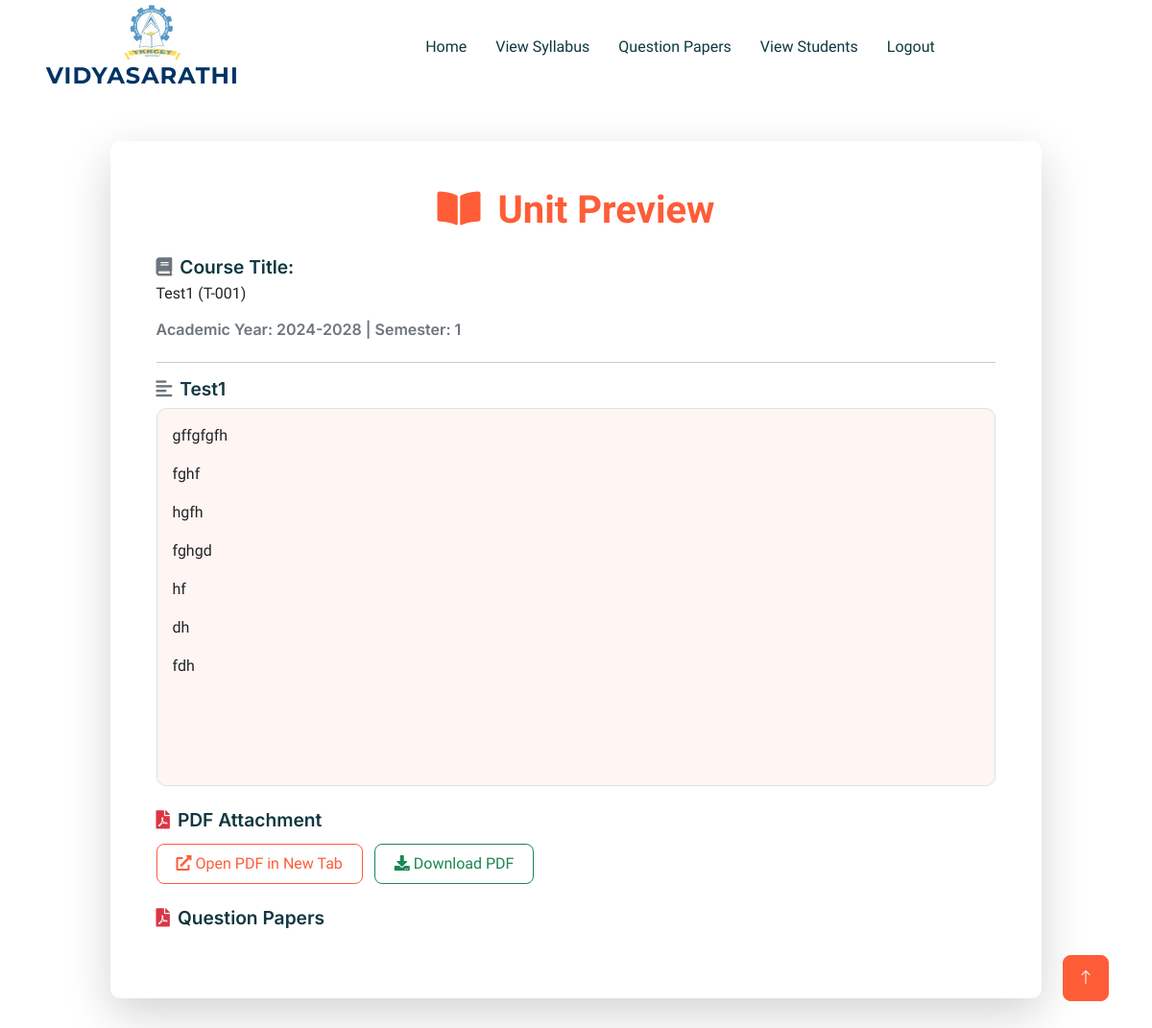
/preview_unit_student/42/ (signed in), run on the app's committed database.
### app/models.py (models this page shows, shortened)
class upload_units(models.Model):
    course_id = models.ForeignKey(Course, on_delete=models.CASCADE)
    content = RichTextField(null=True, blank=True)
    pdf = models.FileField(upload_to='pdf_files', validators=[FileExtensionValidator(allowed_extensions=['pdf'])],null=True)
    class Meta:
        db_table = 'upload_units'

class Course(models.Model):
    uploaded_by = models.ForeignKey(User, on_delete=models.SET_NULL, null=True)
    title = models.CharField(max_length=200, verbose_name="Course Title")
    title_code = models.CharField(max_length=20, verbose_name="Course Code")
    created_at = models.DateTimeField(auto_now_add=True)
    updated_at = models.DateTimeField(auto_now=True)
    academic_year = models.CharField(max_length=10, null=True)
    semester = models.CharField(max_length=10, null=True)
    unit = models.IntegerField(null=True)
    unit_title = models.CharField(max_length=20, null=True)
    description = models.TextField(null=True)
    resources = models.CharField(max_length=50, null=True)
    subject = models.CharField(max_length=50, null=True)
    class Meta:
        ordering = ['title_code']
        verbose_name = "Course"
        verbose_name_plural = "Courses"
        db_table = 'Course'

### app/views.py (the view)
# urls.py: path('preview_unit_student/<str:unit_id>/',preview_unit_student,name='preview_unit_student'),
@login_required(login_url='faculty_log')
def preview_unit_student(request, unit_id):
    login = request.session.get('login')
    try:
        unit = get_object_or_404(upload_units, course_id=unit_id)
    except Http404:
        return render(request, 'not_found.html')
    get_pdfs = previous_question_papers.objects.filter(question_paper_subject=unit_id)
    pdf_url = unit.pdf.url if unit.pdf else None
    print('fdssddf',pdf_url)
    return render(request, 'preview_unit_student.html', {'unit': unit, 'pdf_url':pdf_url, 'login':login, 'get_pdfs':get_pdfs})

### templates/preview_unit_student.html (shortened to what this page needs)
{% extends 'dashboard.html' %}
{% load static %}
{% block main %}
<div class="container py-5" style="background-color: white;">
    <div class="row justify-content-center">
        <div class="col-lg-10 col-md-12 col-sm-12">
            <div class="card shadow-lg border-0">
                <div class="card-body p-5">
                    <h2 class="card-title mb-4 text-center text-primary">
                        <i class="fas fa-book-open me-2"></i> Unit Preview
                    </h2>
                    <div class="mb-4">
                        <h5 class="text-dark mb-1"><i class="fas fa-book text-secondary me-2"></i>Course Title:</h5>
                        <p class="mb-0">{{ unit.course_id.title }} ({{ unit.course_id.title_code }})</p>
                        <h6 class="mt-3 text-muted">Academic Year: {{ unit.course_id.academic_year }} | Semester: {{ unit.course_id.semester }}</h6>
                    </div>
                    <hr>
                    {% if unit.content %}
                        <div class="mb-4">
                            <h5 class="text-dark"><i class="fas fa-align-left text-secondary me-2"></i>{{ unit.course_id.unit_title }}</h5>
                            <div class="border rounded p-3 bg-light" style="min-height: 200px;">
                                {{ unit.content|safe }}
                            </div>
                        </div>
                    {% endif %}
                    {% if unit.pdf %}
                        <div class="mb-4">
                            <h5 class="text-dark"><i class="fas fa-file-pdf text-danger me-2"></i>PDF Attachment</h5>
                            <div class="mt-2">
                                <a href="{{ pdf_url }}" target="_blank" class="btn btn-outline-primary btn-sm">
                                    <i class="fas fa-external-link-alt me-1"></i>Open PDF in New Tab
                                </a>
                                <a href="{{ pdf_url }}" download class="btn btn-outline-success btn-sm ms-2">
                                    <i class="fas fa-download me-1"></i>Download PDF
                                </a>
                            </div>
                        </div>
                    {% endif %}
                    <div class="mb-4">
                        <h5 class="text-dark"><i class="fas fa-file-pdf text-danger me-2"></i>Question Papers</h5>
                    </div>
                </div>
            </div>
        </div>
    </div>
</div>
{% endblock %}

### static/css/style.css (style rules this page uses)
:root { --primary: #FE5D37; --light: #FFF5F3; --dark: #103741; }
.btn { font-weight: 500; transition: .5s; }
h1, h2, h3, h4, .h1, .h2, .h3, .h4, .display-1, .display-2, .display-3, .display-4, .display-5, .display-6 { font-family: 'Lobster Two', cursive; font-weight: 700; }
h5, h6, .h5, .h6 { font-weight: 600; }

### templates/preview_unit_student.html (style rules this page uses)
.container { max-width: 1200px; margin: 0 auto; padding-left: 15px; padding-right: 15px; }
.card-body { padding: 30px; border-radius: 12px; }
h2.card-title { font-size: 2rem; font-weight: 600; }
h5 { font-size: 1.2rem; }
h6 { font-size: 1rem; }
p { font-size: 1rem; }
.btn { font-size: 0.9rem; border-radius: 8px; padding: 0.5rem 1.25rem; }
.btn-outline-primary, .btn-outline-success { margin-top: 5px; }
@media (min-width: 992px) { .card-body { padding: 40px; } }
@media (min-width: 992px) { h2.card-title { font-size: 2.5rem; } }
@media (min-width: 992px) { .btn { font-size: 1rem; } }

### data on the page
upload_units: course_id "Test1", course_id.title_code "T-001", course_id.academic_year "2024-2028", course_id.semester "1", course_id.unit_title "Test1", content "gffgfgfh fghf hgfh fghgd hf dh fdh"
